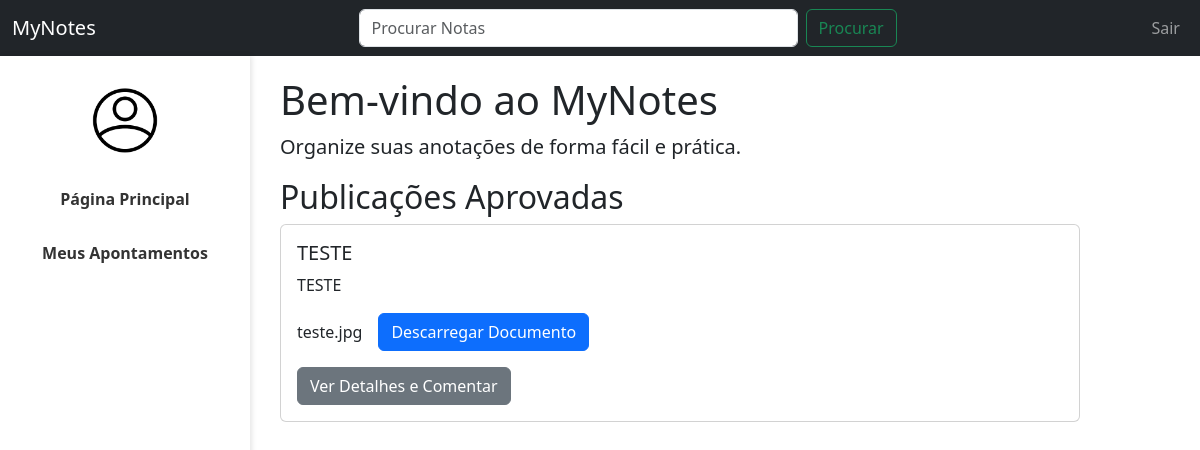
The page /MyNotes/index.php (signed in) on the database its author committed.
### tables this page shows
CREATE TABLE `note_files` (
  `id` int(11) NOT NULL,
  `note_id` int(11) NOT NULL,
  `file_path` varchar(500) NOT NULL,
  `file_type` varchar(50) NOT NULL,
  `uploaded_at` timestamp NOT NULL DEFAULT current_timestamp()
);

CREATE TABLE `notes` (
  `id` int(11) NOT NULL,
  `user_id` int(11) NOT NULL,
  `id_cadeira` int(11) DEFAULT NULL,
  `escola` int(11) DEFAULT NULL,
  `title` varchar(255) NOT NULL,
  `content` text NOT NULL,
  `private_status` tinyint(2) NOT NULL DEFAULT 1,
  `created_at` timestamp NOT NULL DEFAULT current_timestamp(),
  `updated_at` timestamp NOT NULL DEFAULT current_timestamp() ON UPDATE current_timestamp()
);

### MyNotes/index.php (the view, shortened to what this page needs)
<?php
$escola = $_SESSION["escola"];
?>
<!DOCTYPE html>
<html lang="pt">
<head>
    <link href="https://cdn.jsdelivr.net/npm/bootstrap@5.3.0/dist/css/bootstrap.min.css" rel="stylesheet">
    <link rel="stylesheet" href="styles.css">
</head>
<body>
    <nav class="navbar navbar-expand-lg navbar-dark bg-dark">
        <div class="container-fluid">
            <a class="navbar-brand" href="index.php">MyNotes</a>
            <div class="collapse navbar-collapse" id="navbarNav">
                <ul class="navbar-nav w-100 align-items-center">
                    <li class="nav-item mx-auto search-form" style="width: 50%;">
                        <form class="d-flex">
                            <input class="form-control me-2" type="search" placeholder="Procurar Notas"
                                aria-label="Search">
                            <button class="btn btn-outline-success" type="submit">Procurar</button>
                        </form>
                    </li>
                    <?php if (isset($_SESSION["user_id"])): ?>
                        <li class="nav-item">
                            <a class="nav-link" href="logout.php">Sair</a>
                        </li>
                    <?php else: ?>
                        <li class="nav-item">
                            <a class="nav-link" href="login.php">Login</a>
                        </li>
                    <?php endif; ?>
                </ul>
            </div>
        </div>
    </nav>
    <div class="sidebar" style="text-align: center;">
        <a href="perfil.php" style="border: none; background: none; padding: 0;">
            <img src="./img/avatar.png" class="rounded-circle" style="width: 80px; border: none;" alt="Avatar" />
        </a>
        <a href="#">Página Principal</a>
        <a href="apontamentos.php">Meus Apontamentos</a>
    </div>
    <div class="content">
        <h1>Bem-vindo ao MyNotes</h1>
        <p class="lead">Organize suas anotações de forma fácil e prática.</p>
        <h2>Publicações Aprovadas</h2>
        <?php
        $conn = new mysqli("localhost", "root", "", "notesdb");
        $sql = "SELECT n.id, n.title, n.content, nf.file_path
        FROM notes n
        LEFT JOIN note_files nf ON n.id = nf.note_id
        WHERE n.private_status = 0 AND n.escola = ?";
        $stmt = $conn->prepare($sql);
        $stmt->bind_param("i", $escola);
        $stmt->execute();
        $result = $stmt->get_result();
        if ($result->num_rows > 0):
            while ($row = $result->fetch_assoc()):
                ?>
                <div class="card mb-3">
                    <div class="card-body">
                        <h5 class="card-title"><?php echo htmlspecialchars($row["title"]); ?></h5>
                        <p class="card-text"><?php echo nl2br(htmlspecialchars($row["content"])); ?></p>
                        <?php if (!empty($row["file_path"])): ?>
                            <div class="d-flex align-items-center">
                                <span class="me-3"><?php echo htmlspecialchars(basename($row["file_path"])); ?></span>
                                <a href="<?php echo htmlspecialchars($row["file_path"]); ?>" class="btn btn-primary"
                                    download>Descarregar Documento</a>
                            </div>
                        <?php endif; ?>
                        <a href="publicacao.php?id=<?php echo $row['id']; ?>" class="btn btn-secondary mt-3">Ver Detalhes e
                            Comentar</a>
                    </div>
                </div>
                <?php
            endwhile;
        else:
            ?>
            <p>Não há publicações aprovadas disponíveis no momento.</p>
            <?php
        endif;
        ?>
    </div>
</body>
</html>

### MyNotes/styles.css (style rules this page uses)
.sidebar { width: 250px; height: 100vh; position: fixed; left: 0; top: 56px; padding-top: 20px; box-shadow: 2px 0 5px rgba(0, 0, 0, 0.1); }
.sidebar a { display: block; padding: 15px; color: #333; text-decoration: none; font-weight: bold; }
.content { margin-left: 260px; padding: 20px; max-width: calc(100% - 260px); }
.card { max-width: 800px; }

### rows shown on the page
note_files: note.title "TESTE", note.content "TESTE", file_path "teste.jpg"
